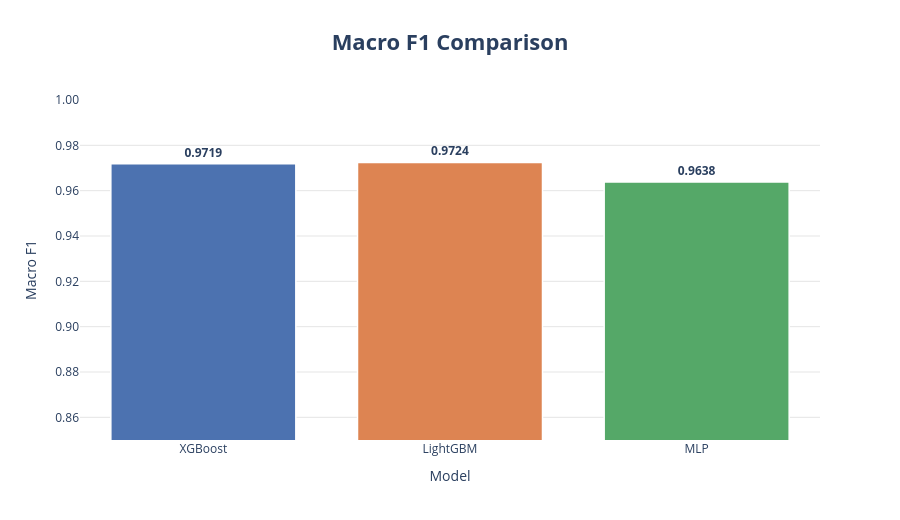

Write notebook code for a chart like this one.
### Markdown cell above
## Model Comparison

### Code cell
results = {
    'XGBoost':  xgb_tuned_f1,
    'LightGBM': lgbm_f1,
    'MLP':      nn_f1,
}

model_colors = {'XGBoost': '#4C72B0', 'LightGBM': '#DD8452', 'MLP': '#55A868'}

fig = go.Figure()
for name, score in results.items():
    fig.add_trace(go.Bar(
        x=[name],
        y=[score],
        marker_color=model_colors[name],
        marker_line=dict(color='white', width=1.5),
        text=f'<b>{score:.4f}</b>',
        textposition='outside',
        hovertemplate=f'<b>{name}</b><br>Macro F1: {score:.4f}<extra></extra>',
    ))
fig.update_layout(
    title=dict(text='<b>Macro F1 Comparison</b>', x=0.5, font=dict(size=22)),
    xaxis=dict(title='Model', showgrid=False),
    yaxis=dict(title='Macro F1', range=[0.85, 1.0], tickformat='.2f', gridcolor='#e5e5e5'),
    showlegend=False, bargap=0.25, height=520,
    **PLOTLY_LAYOUT,
)
fig.show()

best_name = max(results, key=results.get)
print(f'Best single model: {best_name}  ({results[best_name]:.4f})')

### Figure 1 — Plotly figure (JSON) as saved in the notebook; plotly's stock layout.template omitted (floating-point values rounded to 4 significant figures)
{"data": [{"hovertemplate": "<b>XGBoost</b><br>Macro F1: 0.9719<extra></extra>", "marker": {"color": "#4C72B0", "line": {"color": "white", "width": 1.5}}, "text": "<b>0.9719</b>", "textposition": "outside", "type": "bar", "x": ["XGBoost"], "y": [0.9719]}, {"hovertemplate": "<b>LightGBM</b><br>Macro F1: 0.9724<extra></extra>", "marker": {"color": "#DD8452", "line": {"color": "white", "width": 1.5}}, "text": "<b>0.9724</b>", "textposition": "outside", "type": "bar", "x": ["LightGBM"], "y": [0.9724]}, {"hovertemplate": "<b>MLP</b><br>Macro F1: 0.9638<extra></extra>", "marker": {"color": "#55A868", "line": {"color": "white", "width": 1.5}}, "text": "<b>0.9638</b>", "textposition": "outside", "type": "bar", "x": ["MLP"], "y": [0.9638]}], "layout": {"bargap": 0.25, "height": 520, "paper_bgcolor": "white", "plot_bgcolor": "white", "showlegend": false, "title": {"font": {"size": 22}, "text": "<b>Macro F1 Comparison</b>", "x": 0.5}, "xaxis": {"showgrid": false, "title": {"text": "Model"}}, "yaxis": {"gridcolor": "#e5e5e5", "range": [0.85, 1], "tickformat": ".2f", "title": {"text": "Macro F1"}}}}
